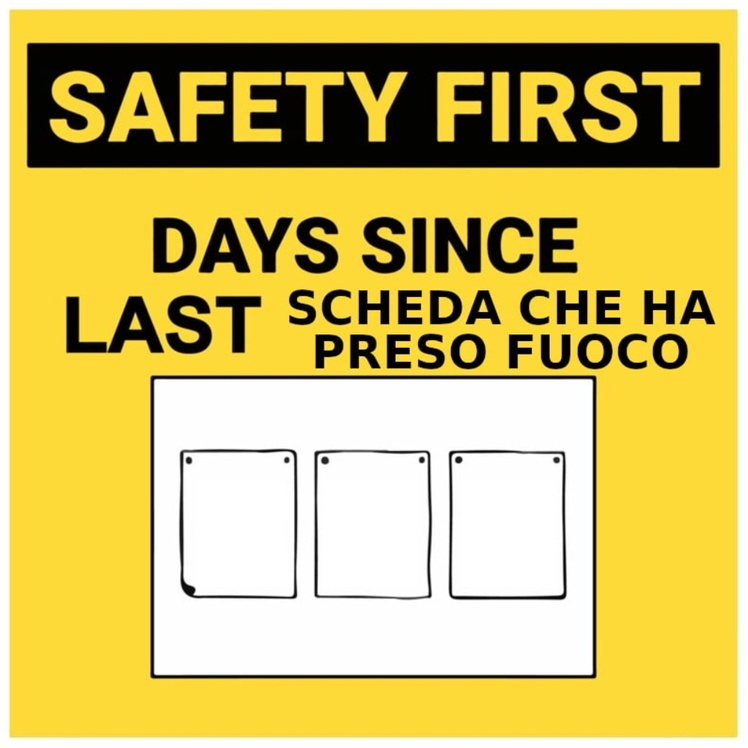
#> input picture bot/media/days_since_fire.jpg, 748 x 748 px, shrunk from 1000 x 1000 before the run
$ python __init__.py
#> lines starting #> are read from the running program, lines starting #| are printed output that depends on the picture
from pathlib import Path
from PIL import Image, ImageFont

base = Path(__file__).parent

DAY_SINCE_FIRE = Image.open(base / "days_since_fire.jpg")
#> DAY_SINCE_FIRE is the input picture: PIL image 748x748 RGB; mean R, G, B 207, 188.2, 102.5

SIMIONE = Image.open(base / "simione.jpg")
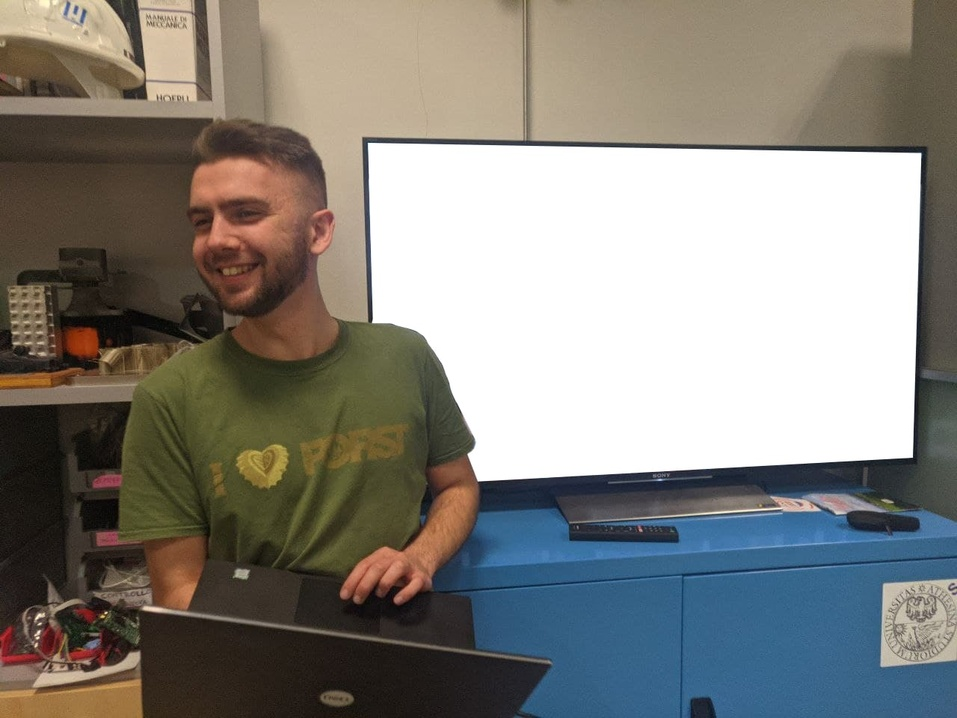
#> input picture bot/media/simione.jpg, 957 x 718 px, shrunk from 1280 x 960 before the run
#> SIMIONE is the input picture: PIL image 957x718 RGB; mean R, G, B 133.7, 131.1, 124.8
VOLPONE = Image.open(base / "volpone.jpg")
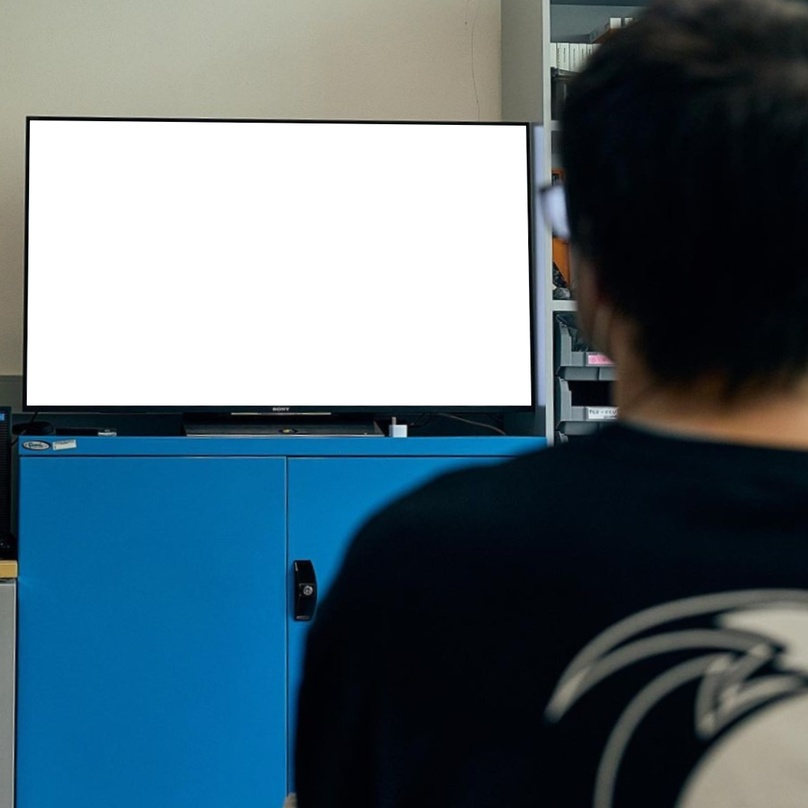
#> input picture bot/media/volpone.jpg, 808 x 808 px, shrunk from 1080 x 1080 before the run
#> VOLPONE is the input picture: PIL image 808x808 RGB; mean R, G, B 87.7, 107.5, 117.7

TECSONE = Image.open(base / "tecsone.png")
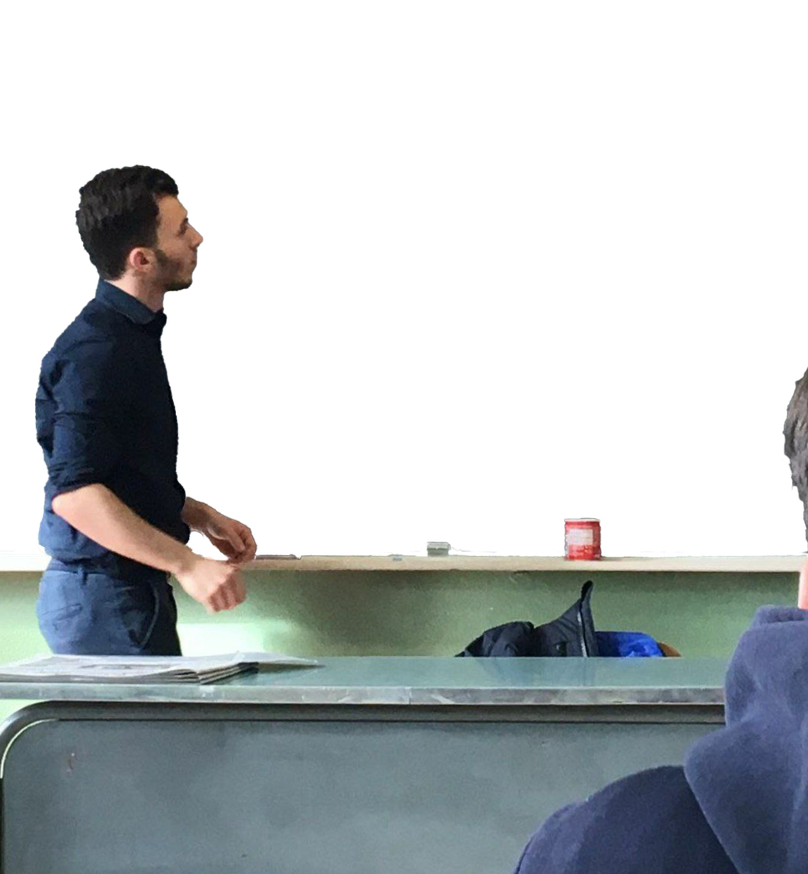
#> input picture bot/media/tecsone.png, 808 x 874 px, shrunk from 1080 x 1168 before the run
#> TECSONE is the input picture: PIL image 808x874 RGBA; mean R, G, B, A 43.9, 48.9, 51, 111.6

FONT_XL = ImageFont.truetype(str((base / "comic.ttf")), 140)
FONT_MD = ImageFont.truetype(str((base / "comic.ttf")), 50)

PARKING_PATH = base / "parking.mp3"

BOSE_PATH = base / "bose.mp3"

ALECS_VOLPE_PATH = base / "alecs_volpe.mp3"

NICO_PATH = base / "nico.mp3"

PIOVE_PATH = base / "piove.mp3"

LIKE_AND_SAVE = base / "like_and_save.webp"

TECS_PATHS = [
    base / "tecs/tecs_0.webp",
    base / "tecs/tecs_1.webp",
    base / "tecs/tecs_2.webp",
    base / "tecs/tecs_3.webp",
    base / "tecs/tecs_4.webp",
    base / "tecs/tecs_5.webp",
    base / "tecs/tecs_6.webp",
    base / "tecs/tecs_7.webp",
]
